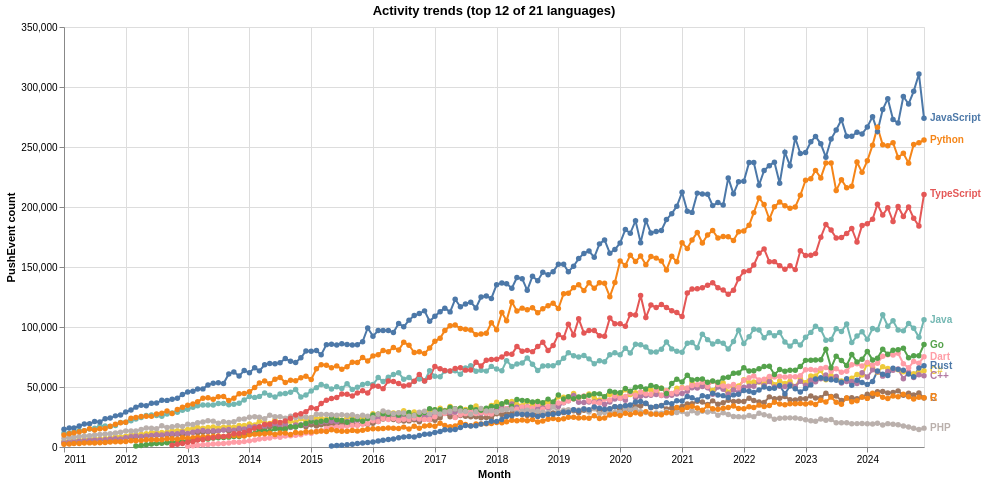

Specify this chart in Vega-Lite:
### Vega-Lite specification from a JSON file in a GitHub repository (floating-point values rounded to 4 significant figures; data arrays with more than 128 entries replaced by an {"elided": "..."} marker saying what was removed)
{"config": {"view": {"continuousWidth": 300, "continuousHeight": 300}}, "layer": [{"data": {"name": "data-2bd64d28f260182325c9263b77c4068d"}, "mark": {"type": "line", "point": true}, "encoding": {"color": {"field": "language", "sort": ["JavaScript", "Python", "TypeScript", "Java", "Go", "C#", "C++", "Dart", "C", "PHP", "Rust", "R"], "title": "Language", "type": "nominal"}, "opacity": {"condition": {"param": "param_d17c53de2fbc59c8", "value": 1}, "value": 0.15}, "tooltip": [{"field": "month", "type": "temporal"}, {"field": "language", "type": "nominal"}, {"field": "push_events", "type": "quantitative"}, {"field": "share_pct", "type": "quantitative"}], "x": {"field": "month", "title": "Month", "type": "temporal"}, "y": {"field": "push_events", "title": "PushEvent count", "type": "quantitative"}}, "name": "view_c528464572a0b82f_0"}, {"data": {"name": "data-ee0e72b5d357e6c8e31b925268f58121"}, "mark": {"type": "text", "align": "left", "dx": 6, "fontSize": 10, "fontWeight": "bold"}, "encoding": {"color": {"field": "language", "legend": null, "sort": ["JavaScript", "Python", "TypeScript", "Java", "Go", "C#", "C++", "Dart", "C", "PHP", "Rust", "R"], "type": "nominal"}, "opacity": {"condition": {"param": "param_d17c53de2fbc59c8", "value": 1}, "value": 0.15}, "text": {"field": "language", "type": "nominal"}, "x": {"field": "month", "type": "temporal"}, "y": {"field": "push_events", "type": "quantitative"}}}], "height": 420, "params": [{"name": "param_d17c53de2fbc59c8", "select": {"type": "point", "fields": ["language"]}, "bind": "legend", "views": ["view_c528464572a0b82f_0"]}], "title": "Activity trends (top 12 of 21 languages)", "width": 860, "$schema": "https://vega.github.io/schema/vega-lite/v6.4.1.json", "datasets": {"data-2bd64d28f260182325c9263b77c4068d": {"elided": "1905 records"}, "data-ee0e72b5d357e6c8e31b925268f58121": [{"month": "2024-12-01T00:00:00", "language": "C", "push_events": 40758, "unique_actors": 16609, "month_total": 1477490, "share": 0.02759, "share_pct": 2.759}, {"month": "2024-12-01T00:00:00", "language": "C#", "push_events": 63489, "unique_actors": 23324, "month_total": 1477490, "share": 0.04297, "share_pct": 4.297}, {"month": "2024-12-01T00:00:00", "language": "C++", "push_events": 59305, "unique_actors": 22997, "month_total": 1477490, "share": 0.04014, "share_pct": 4.014}, {"month": "2024-12-01T00:00:00", "language": "Dart", "push_events": 75218, "unique_actors": 30349, "month_total": 1477490, "share": 0.05091, "share_pct": 5.091}, {"month": "2024-12-01T00:00:00", "language": "Go", "push_events": 85397, "unique_actors": 32856, "month_total": 1477490, "share": 0.0578, "share_pct": 5.78}, {"month": "2024-12-01T00:00:00", "language": "Java", "push_events": 106066, "unique_actors": 37598, "month_total": 1477490, "share": 0.07179, "share_pct": 7.179}, {"month": "2024-12-01T00:00:00", "language": "JavaScript", "push_events": 274006, "unique_actors": 103421, "month_total": 1477490, "share": 0.1855, "share_pct": 18.55}, {"month": "2024-12-01T00:00:00", "language": "PHP", "push_events": 15722, "unique_actors": 6166, "month_total": 1477490, "share": 0.01064, "share_pct": 1.064}, {"month": "2024-12-01T00:00:00", "language": "Python", "push_events": 255747, "unique_actors": 111449, "month_total": 1477490, "share": 0.1731, "share_pct": 17.31}, {"month": "2024-12-01T00:00:00", "language": "R", "push_events": 41113, "unique_actors": 15873, "month_total": 1477490, "share": 0.02783, "share_pct": 2.783}, {"month": "2024-12-01T00:00:00", "language": "Rust", "push_events": 67786, "unique_actors": 32314, "month_total": 1477490, "share": 0.04588, "share_pct": 4.588}, {"month": "2024-12-01T00:00:00", "language": "TypeScript", "push_events": 210490, "unique_actors": 92187, "month_total": 1477490, "share": 0.1425, "share_pct": 14.25}]}}
